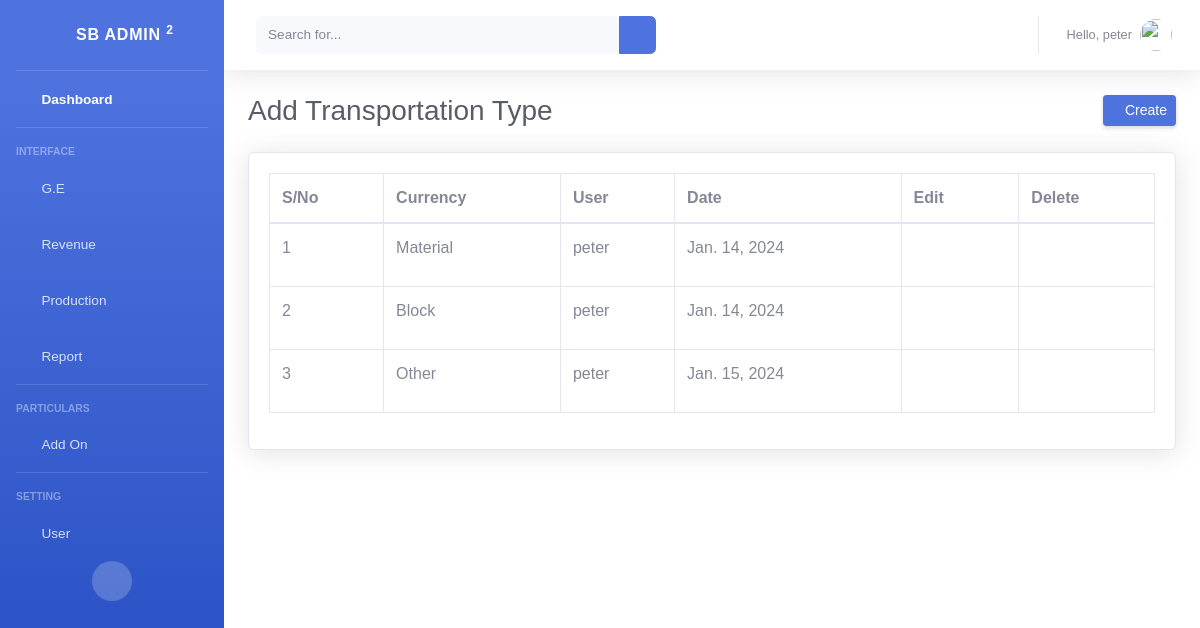
The page /transportation-type/ (signed in) on the database its author committed.
### backend/models.py (models this page shows, shortened)
class Transportation_Type(models.Model):
	def generate_reference_number():
		prefix = 'TT'
		unique_digits = ''.join(random.sample(string.digits, k=6))
		return f'{prefix}-{unique_digits}'
	id 					= models.UUIDField(default=uuid.uuid4, unique=True, primary_key=True, editable=False)
	user 				= models.ForeignKey(settings.AUTH_USER_MODEL, on_delete=models.SET_NULL, null=True, blank=False)
	reference_number 	= models.CharField(max_length=200, default=generate_reference_number, blank=False, editable=False)
	name 				= models.CharField(max_length=200, blank=False)
	pub_date 			= models.DateField(default=date.today)

### backend/views.py (the view)
# urls.py: path('transportation-type/', views.transportation_type, name='transportation_type'),
def transportation_type(request):
	if request.user.is_authenticated:
		transportation_type = Transportation_Type.objects.all()
	else:
		return redirect('login')
	context = {
		'transportation_type' : transportation_type,
	}
	return render(request, 'backend/component/transportation_type/transportation_type_table.html', context)

### backend/templates/backend/component/transportation_type/transportation_type_table.html (shortened to what this page needs)
{% load static %}
{% include 'backend/header.html' %}
{% block content %}
    <div id="wrapper">
        {% include 'backend/sidebar.html' %}
        <div id="content-wrapper" class="d-flex flex-column">
            <div id="content" style="background-color: white;">
                {% include 'backend/navbar.html' %}
                <div class="container-fluid mt-4">
                    <div class="d-sm-flex align-items-center justify-content-between mb-4 mt-4">
                        <h1 class="h3 mb-0 text-gray-800">Add Transportation Type</h1>
                        <a href="{% url 'add_transportation_type' %}" class="d-none d-sm-inline-block btn btn-sm btn-primary shadow-sm">
                        <i class="fas fa-plus fa-sm text-white-50"></i> Create </a>
                    </div>
                    <div class="card shadow mb-4">
                        <div class="card-body">
                            <div class="table-responsive">
                                <table class="table table-bordered" id="dataTable" width="100%" cellspacing="0">
                                    <thead>
                                        <tr>
                                            <th>S/No</th>
                                            <th>Currency</th>
                                            <th>User</th>
                                            <th>Date</th>
                                            {% if request.user.is_superuser %}
                                            <th>Edit</th>
                                            {% endif %}
                                            {% if request.user.is_superuser %}
                                            <th>Delete</th>
                                            {% endif %}
                                        </tr>
                                    </thead>
                                    <tbody>
                                      {% for i in transportation_type %}
                                      <tr>
                                          <td>{{forloop.counter}}</td>
                                          <td>{{i.name}}</td>
                                          <td>{{i.user}}</td>
                                          <td>{{i.pub_date}}</td>
                                          {% if request.user.is_superuser %}
                                          <td>
                                          <a href="{% url 'edit_transportation_type' i.id %}" class="btn btn-inf0">
                                            <i class="fas fa-pen"></i>
                                          </a>
                                          </td>
                                          {% endif %}
                                          {% if request.user.is_superuser %}
                                          <td >
                                            <a href="{% url 'delete_transportation_type' i.id %}" class="btn btn-inf0">
                                            <i class="fas fa-trash"></i>
                                          </a>
                                          </td>
                                          {% endif %}
                                      </tr>
                                      {% endfor %}
                                    </tbody>
                                </table>
                            </div>
                        </div>
                    </div>
                </div>
            </div>
        </div>
    </div>
{% endblock content %}
{% include 'backend/footer.html' %}

### backend/templates/backend/navbar.html (shortened to what this page needs)
{% load static %}
    <nav class="navbar navbar-expand navbar-light bg-white topbar mb-4 static-top shadow">
        <form
            class="d-none d-sm-inline-block form-inline mr-auto ml-md-3 my-2 my-md-0 mw-100 navbar-search">
            <div class="input-group">
                <input type="text" class="form-control bg-light border-0 small" placeholder="Search for..."
                    aria-label="Search" aria-describedby="basic-addon2">
                <div class="input-group-append">
                    <button class="btn btn-primary" type="button">
                        <i class="fas fa-search fa-sm"></i>
                    </button>
                </div>
            </div>
        </form>
        <ul class="navbar-nav ml-auto">
            {% if request.user.is_authenticated %}
            <li class="nav-item dropdown no-arrow">
                <a class="nav-link dropdown-toggle" href="#" id="userDropdown" role="button"
                    data-toggle="dropdown" aria-haspopup="true" aria-expanded="false">
                    <span class="mr-2 d-none d-lg-inline text-gray-600 small">Hello, {{ request.user}}</span>
                    <img class="img-profile rounded-circle"
                        src="{% static 'img/undraw_profile.svg' %}">
                </a>
            </li>
            {% else %}
            <a class="dropdown-item" href="#" data-toggle="modal" data-target="#logoutModal">
                <i class="fas fa-sign-out-alt fa-sm fa-fw mr-2 text-gray-400"></i> Logout
            </a>
            {% endif %}
        </ul>
    </nav>

### static/css/apexcharts.css (style rules this page uses)
body { background: #343E59; color: #777; font-family: Montserrat, Arial, sans-serif; }
h1, h2, h3, h4, h5, h6, strong { font-weight: 600; }
.shadow { box-shadow: 0px 1px 15px 1px rgba(69, 65, 78, 0.08); }

### rows shown on the page
Transportation_Type: name "Material", user "peter", pub_date "Jan. 14, 2024"
Transportation_Type: name "Block", user "peter", pub_date "Jan. 14, 2024"
Transportation_Type: name "Other", user "peter", pub_date "Jan. 15, 2024"

### other values the page prints
{{ request.user }} "peter"
